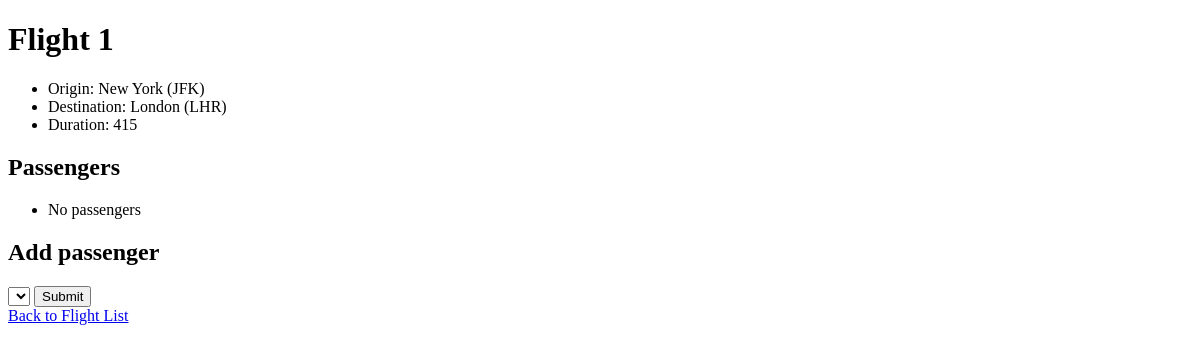
Before: /flights/1 with the older database file.
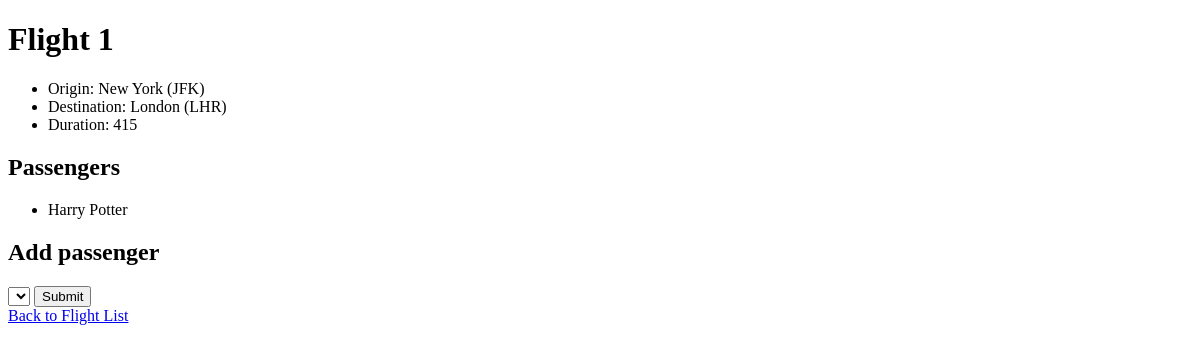
After: the same page with the newer database file.
### flights/models.py (models this page shows, shortened)
class Flight(models.Model):
    origin = models.ForeignKey(Airport, on_delete=models.CASCADE, related_name="departures")
    destination = models.ForeignKey(Airport, on_delete=models.CASCADE, related_name="arrivals")
    duration = models.IntegerField()

class Airport(models.Model):
    code = models.CharField(max_length=3)
    city = models.CharField(max_length=64)
    def __str__(self):
        return f"{self.city} ({self.code})"

class Passenger(models.Model):
    first = models.CharField(max_length=64)
    last = models.CharField(max_length=64)
    flights = models.ManyToManyField(Flight, blank=True, related_name="passengers")
    def __str__(self):
        return f"{self.first} {self.last}"

### flights/views.py (the view)
# urls.py: path("<int:flight_id>", views.flight, name="flight"),
def flight(request, flight_id):
    flight = get_object_or_404(Flight, pk=flight_id)
    return render(request, "flights/flight.html",{
        "flight":flight,
        "passengers":flight.passengers.all(),
        "non_passengers": Passenger.objects.exclude(flights=flight).all()
    })

### flights/templates/flights/flight.html (shortened to what this page needs)
{% extends "flights/layout.html" %}
{% block body %}
    <h1>Flight {{flight.id}}</h1>
    <ul>
        <li>Origin: {{ flight.origin }}</li>
        <li>Destination: {{flight.destination}}</li>
        <li>Duration: {{flight.duration}}</li>
    </ul>
    <h2>Passengers</h2>
    <ul>
        {% for passenger in passengers %}
        <li>{{passenger}}</li>
        {%empty%}
        <li>No passengers</li>
        {%endfor%}
    </ul>
    <h2>Add passenger</h2>
    <form action="{% url 'book' flight.id %}" method="post">
        <select name="passenger">
        </select>
        <input type="submit">
    </form>
    <a href = "{% url 'index'%}">Back to Flight List</a>
{% endblock %}

### flights/templates/flights/layout.html (shortened to what this page needs)
<!DOCTYPE html>
<html lang="en">
    <head>
    </head>
    <body>
        {% block body %}
        {% endblock %}
    </body>
</html>

Changed rows visible on the page:
added Passenger: first+last "Harry Potter"
Other visible differences:
text no longer shown: "No passengers"
